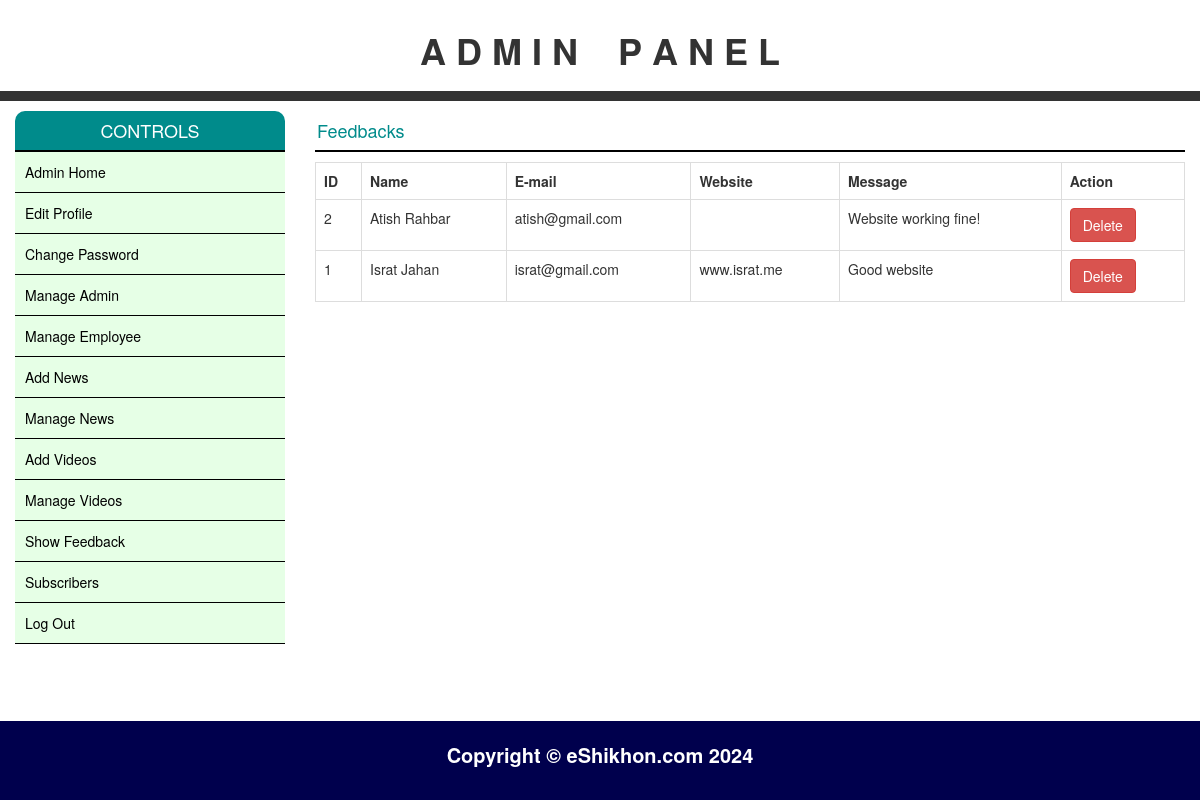
Screenshot of /admin/show_feedbacks.php (signed in) with the database file from the repository.
### tables this page shows
CREATE TABLE `feedback` (
  `id` int(11) NOT NULL,
  `name` varchar(255) NOT NULL,
  `email` varchar(255) NOT NULL,
  `website` varchar(255) DEFAULT NULL,
  `message` text NOT NULL
);

### config/database.php (called while the page is built, shortened)
<?php
    Class Database{
        public $host = HOST;
        public $user = USER;
        public $password = PASSWORD;
        public $dbname = DATABASE;
        public $conn;
        public function dbConnect(){
            $this->conn = mysqli_connect($this->host, $this->user, $this->password, $this->dbname);
        }
        public function select($sql){
            $result = mysqli_query($this->conn, $sql) or die($this->conn->error.__LINE__);
            if(mysqli_num_rows($result) > 0){
                return $result;
            }else{
                return false;
            }
        }
    }
?>

### admin/show_feedbacks.php (the view, shortened to what this page needs)
<?php
    include('header.php');
    include_once '../config/database.php';
    $db = new Database();
?>
    <div class="col-md-9">
       <h4 id="conH">Feedbacks</h4>
       <div class="card shadow">
          <div class="card-body">
             <table class="table table-bordered">
                <tr>
                    <th>ID</th>
                    <th>Name</th>
                    <th>E-mail</th>
                    <th>Website</th>
                    <th>Message</th>
                    <th>Action</th>
                </tr>
                <?php
                $sql = "select * from feedback order by id desc";
                $result = $db->select($sql);
                if($result){
                    while($row = mysqli_fetch_assoc($result)){
                ?>
                <tr>
                    <td><?=$row['id']?></td>
                    <td><?=$row['name']?></td>
                    <td><?=$row['email']?></td>
                    <td><?=$row['website']?></td>
                    <td><?=$row['message']?></td>
                    <td>
                        <a href="?delID=<?=$row['id']?>" class="btn btn-danger" onclick="return confirm('Are you sure?')">Delete</a>
                    </td>
                </tr>
                <?php
                    }
                }
                ?>
             </table>
          </div>
       </div>
    </div>
<?php
    include('footer.php');
?>

### admin/adminStyle.css (style rules this page uses)
#conH { border-bottom: 2px solid black; color: darkcyan; font-size: 18px; padding: 10px 2px; }

### rows the page displays
feedback: id "2", name "Atish Rahbar", email "atish@gmail.com", message "Website working fine!"
feedback: id "1", name "Israt Jahan", email "israt@gmail.com", website "www.israt.me", message "Good website"
